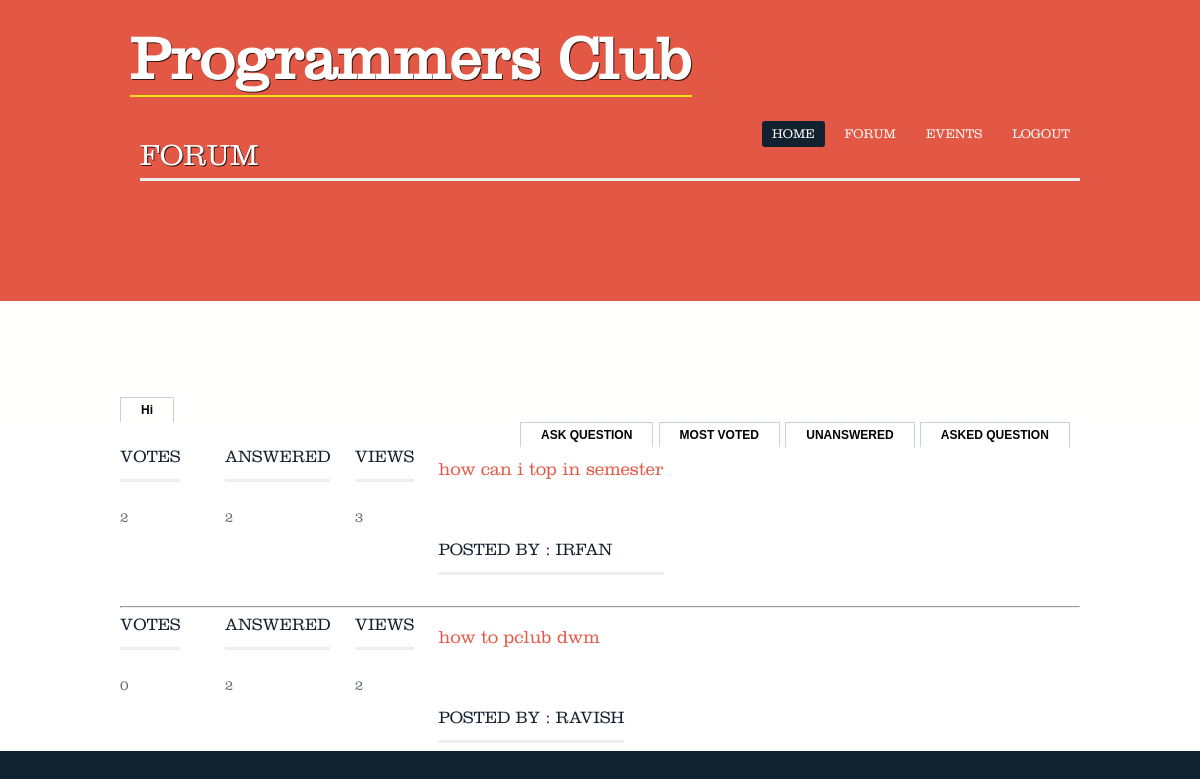
Before: /aftersigned.php with the older database file.
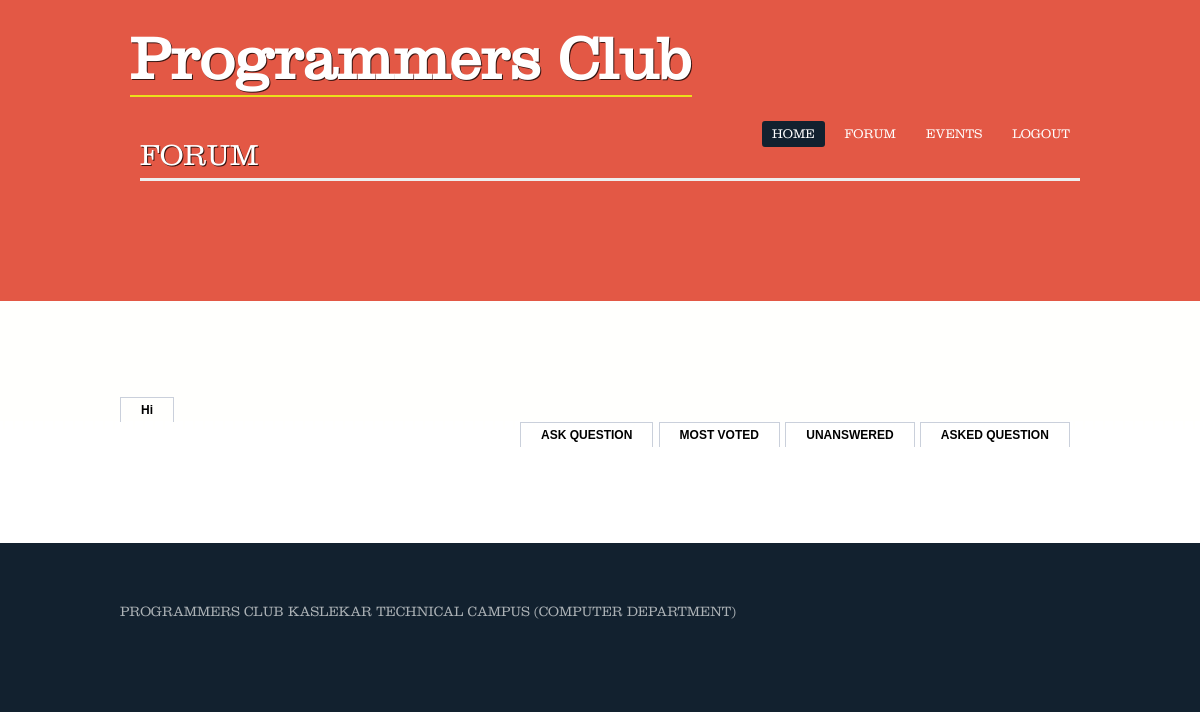
After: the same page with the newer database file.
### tables this page shows
CREATE TABLE IF NOT EXISTS `question` (
  `questionid` int(10) NOT NULL AUTO_INCREMENT,
  `title` varchar(100) NOT NULL,
  `description` varchar(200) NOT NULL,
  `username` varchar(10) NOT NULL,
  `likes` int(10) NOT NULL DEFAULT '0',
  `views` int(10) NOT NULL DEFAULT '0',
  PRIMARY KEY (`questionid`),
  KEY `username` (`username`)
);

### aftersigned.php (the view, shortened to what this page needs)
<?php include 'connection.php' ?>
<html>
<head>
<link rel="stylesheet" type="text/css" media="screen" href="css/style.css">
<link rel="stylesheet" type="text/css" media="screen" href="css/slider.css">
</head>
<body>
<?php
$name = $_SESSION['s_id'];
?>
<div class="block1 p_bottom_zero">
  <div class="container_12">
    <header class="homepage">
      <h1><a class="logo" href="index.php"><span class="underline">Programmers Club</a></h1><br><br>
      <nav>
        <ul class="sf-menu">
          <li class="current"><a href="home.php">Home</a></li>
          <li><a href="aftersigned.php">Forum</a></li>
          </li><li> <a href="events2.php">Events</a>
          <li> <a href="logout.php">Logout</a>
          </li>
        </ul>
      </nav>
    <section class="innerpages">
      <div class="grid_12">
        <h2>FORUM</h2>
      </div>
    </section>
    </header>
  </div>
</div>
<div class="extra_container">
  <section >
    <div class="fullwidthbanner-container" style="height:450px">
      <div class="fullwidthbanner">
        <ul>
<div class="block2">
<div class="container_12">
<section class="content">
<div class="divs" id="divss">
<a href="url"><h1>Hi <?php echo $name; ?></h1></a>
</div>
<div class="divss" style="position: relative;margin-left: 400px">
<a href="question.php"><h1>ASK QUESTION</h1></a>
<a href="aftersigned.php"><h1>MOST VOTED</h1></a>
<a href="unanswered.php"><h1>UNANSWERED</h1></a>
<a href="asked.php"><h1>ASKED QUESTION</h1></a>
</div>
<div class="divbg">
<?php
$result = mysqli_query($con,"SELECT * FROM question order by likes desc");
while($row = mysqli_fetch_array($result))
  {
?>
<div>
<div style="display: inline-block">
<div style="display: inline-block">
<?php
$result1 = mysqli_query($con,"SELECT count(answerid) FROM answer WHERE questionid='$row[questionid]'");
$rows = mysqli_fetch_array($result1);
echo "<h2>Votes</h2>";
?>
<div>
<?php
echo "<h3>".$row['likes']."</h3>";
?>
</div>
</div>
<div style="display: inline-block;position: relative;left: 40px">
<?php
echo "<h2>Answered</h2>";
?>
<div>
<?php
echo "<h3>".$rows['count(answerid)']."</h3>";
?>
</div>
</div>
<div style="display: inline-block;position: relative;left: 60px">
<?php
echo "<h2>Views</h2>";
?>
<div>
<?php
echo "<h3>".$row['views']."</h3>";
?>
</div>
</div>
</div>
<div style="display: inline-block;position: relative;left: 80px">
<?php
  echo "<a href=questionshow.php?title=".urlencode($row['title'])."&desc=".urlencode($row['description'])."&user=".urlencode($row['username'])."><div class='hello_box'>".$row['title']."</a></div>";
  echo "<h2 style=position: relative;left: 800px; font-size:20px;>Posted by : ".$row['username']."</h2>";
?>
</div>
</div>
<hr>
<?php
  }
?>
</div>
</section>
</div>
</div>

Changed rows visible on the page:
removed question: likes "2", count "2", views "3", title "how can i top in semester", username "IRFAN"
removed question: likes "0", count "2", views "2", title "how to pclub dwm", username "RAVISH"
Other visible differences:
text now shown: "PROGRAMMERS CLUB KASLEKAR TECHNICAL CAMPUS (COMPUTER DEPARTMENT)"
